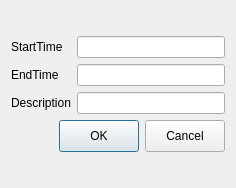
<?xml version="1.0" encoding="UTF-8"?>
<ui version="4.0">
 <class>DialogBlockDescription</class>
 <widget class="QDialog" name="DialogBlockDescription">
  <property name="geometry">
   <rect>
    <x>0</x>
    <y>0</y>
    <width>236</width>
    <height>188</height>
   </rect>
  </property>
  <property name="windowTitle">
   <string>Modify the description</string>
  </property>
  <layout class="QVBoxLayout" name="verticalLayout_4">
   <item>
    <layout class="QVBoxLayout" name="verticalLayout_3">
     <item>
      <layout class="QHBoxLayout" name="horizontalLayout">
       <item>
        <layout class="QVBoxLayout" name="verticalLayout">
         <item>
          <widget class="QLabel" name="labelStartTime">
           <property name="text">
            <string>StartTime</string>
           </property>
           <property name="textFormat">
            <enum>Qt::RichText</enum>
           </property>
          </widget>
         </item>
         <item>
          <widget class="QLabel" name="labelEndTime">
           <property name="text">
            <string>EndTime</string>
           </property>
          </widget>
         </item>
         <item>
          <widget class="QLabel" name="labelDescription">
           <property name="text">
            <string>Description</string>
           </property>
          </widget>
         </item>
        </layout>
       </item>
       <item>
        <layout class="QVBoxLayout" name="verticalLayout_2">
         <item>
          <widget class="QLineEdit" name="lineEditStartime">
           <property name="readOnly">
            <bool>false</bool>
           </property>
          </widget>
         </item>
         <item>
          <widget class="QLineEdit" name="lineEditEndTime">
           <property name="readOnly">
            <bool>false</bool>
           </property>
          </widget>
         </item>
         <item>
          <widget class="QLineEdit" name="lineEditDescription">
           <property name="maxLength">
            <number>30</number>
           </property>
          </widget>
         </item>
        </layout>
       </item>
      </layout>
     </item>
     <item>
      <layout class="QHBoxLayout" name="horizontalLayout_3">
       <item>
        <spacer name="horizontalSpacer">
         <property name="orientation">
          <enum>Qt::Horizontal</enum>
         </property>
         <property name="sizeHint" stdset="0">
          <size>
           <width>40</width>
           <height>20</height>
          </size>
         </property>
        </spacer>
       </item>
       <item>
        <widget class="QPushButton" name="btnOK">
         <property name="minimumSize">
          <size>
           <width>80</width>
           <height>32</height>
          </size>
         </property>
         <property name="maximumSize">
          <size>
           <width>80</width>
           <height>32</height>
          </size>
         </property>
         <property name="text">
          <string>OK</string>
         </property>
        </widget>
       </item>
       <item>
        <widget class="QPushButton" name="btnCancel">
         <property name="minimumSize">
          <size>
           <width>80</width>
           <height>32</height>
          </size>
         </property>
         <property name="maximumSize">
          <size>
           <width>80</width>
           <height>32</height>
          </size>
         </property>
         <property name="text">
          <string>Cancel</string>
         </property>
        </widget>
       </item>
      </layout>
     </item>
    </layout>
   </item>
  </layout>
 </widget>
 <resources/>
 <connections/>
</ui>
